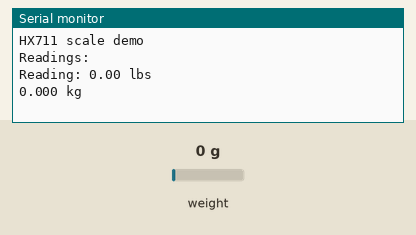
Bench run of a sketch on a simulated Arduino Uno, built with avr-gcc and run on an emulated ATmega328P. Shown: the last lines printed to the serial monitor. The test bench sets the inputs (shaded band); at power-on: weight on the scale 0 g.

Above: at 2.2 s.
2.3 s: weight on the scale set to 100 g
At 4.4 s:
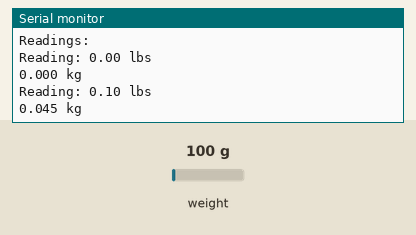
4.8 s: weight on the scale set to 1250 g
At 6.1 s:
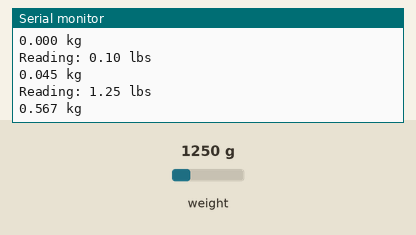
Timing chart, 0 to 7.8 s (numbered marks = the images above; inputs shaded):
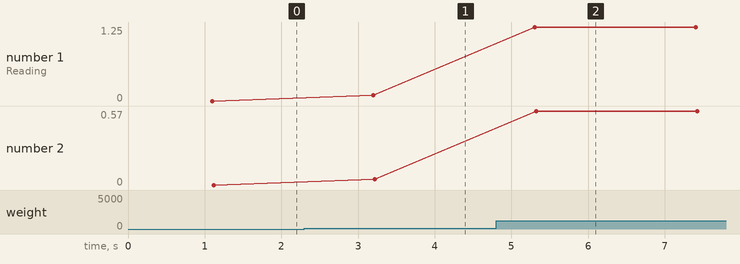

Measured:
- after the input at 2.3 s, the serial monitor: prints a new line after 0.90 s (image 1)
- after the input at 4.8 s, the serial monitor: prints a new line after 0.50 s (image 2)
- plotted number 1: 0 → 0.1 after the input at 2.3 s, 0.1 → 1.25 after the input at 4.8 s
- plotted number 2: 0 → 0.04 after the input at 2.3 s, 0.04 → 0.57 after the input at 4.8 s

The sketch:

LoadCell.ino
```cpp
#include "HX711.h"
#define calibration_factor -39060.0
#define DOUT  3
#define CLK  2
HX711 scale(DOUT, CLK);

void setup() {
  Serial.begin(9600);
  Serial.println("HX711 scale demo");
  scale.set_scale(calibration_factor);
  scale.tare();
  Serial.println("Readings:");
}

void loop() {
  float Weight_lbs = scale.get_units();
  float Weight_kg = Weight_lbs * 0.453592;
  Serial.print("Reading: ");
  Serial.print(Weight_lbs, 2);
  Serial.print(" lbs");
  Serial.println();
  Serial.print(Weight_kg, 3);
  Serial.print(" kg");
  Serial.println();
  delay(2000);

}
```
